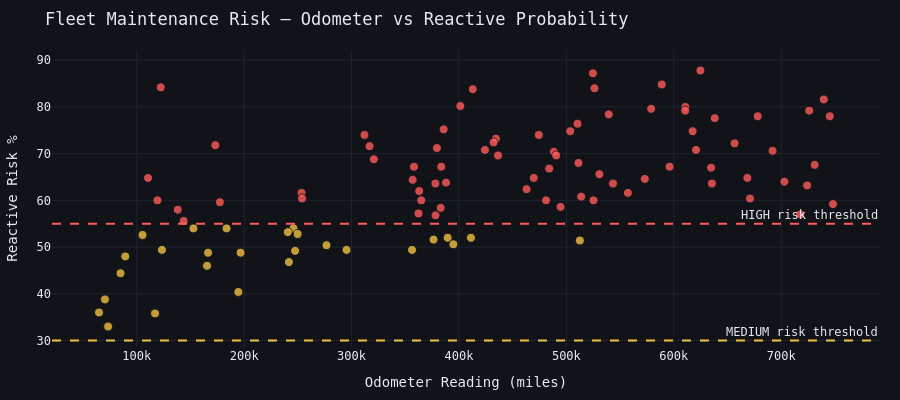

Notebook code for this chart:
### Code cell
# CELL 6 — Fleet-wide maintenance risk scan
# Scores every active truck and ranks them by risk
print("Scanning all active trucks for maintenance risk...\n")

# Fetch truck list with maintenance history
r = requests.get(ANALYTICS, params={"query":"ml_maintenance"}, timeout=90)
r.raise_for_status()
df_maint = pd.DataFrame(r.json()["data"])
for c in ["model_year","total_cost","downtime_hours","odometer_reading",
          "labor_hours","days_since_last_service","prior_maintenance_count","is_unplanned"]:
    df_maint[c] = pd.to_numeric(df_maint[c], errors="coerce")

# Get latest record per truck from the API
fleet_scores = []
for (idx, row) in df_maint.groupby(df_maint.index // max(1, len(df_maint)//100)).first().iterrows():
    truck_data = {
        "days_since_last_service": float(row.get("days_since_last_service", 90) or 90),
        "odometer_reading":        float(row.get("odometer_reading", 200000) or 200000),
        "model_year":              float(row.get("model_year", 2018) or 2018),
        "prior_maintenance_count": float(row.get("prior_maintenance_count", 10) or 10),
        "labor_hours":             float(row.get("labor_hours", 3) or 3),
    }
    r_pred = requests.post(f"{PREDICT}?model=maintenance", json=truck_data)
    if r_pred.status_code == 200:
        pred = r_pred.json()
        fleet_scores.append({
            "model_year":   int(truck_data["model_year"]),
            "odometer":     int(truck_data["odometer_reading"]),
            "days_overdue": int(truck_data["days_since_last_service"]),
            "reactive_pct": pred["reactive_pct"],
            "risk_level":   pred["risk_level"],
            "reactive_prob":pred["reactive_prob"]
        })

df_fleet = pd.DataFrame(fleet_scores).sort_values("reactive_prob", ascending=False)

high_n   = len(df_fleet[df_fleet["risk_level"]=="HIGH"])
medium_n = len(df_fleet[df_fleet["risk_level"]=="MEDIUM"])
low_n    = len(df_fleet[df_fleet["risk_level"]=="LOW"])

print(f"Fleet Maintenance Risk Summary ({len(df_fleet)} samples)")
print(f"  🔴 HIGH   : {high_n}")
print(f"  🟡 MEDIUM : {medium_n}")
print(f"  🟢 LOW    : {low_n}")

print("\nTop 10 Highest Risk Trucks:")
print(f"  {'Year':<6} {'Odometer':>10} {'Days Since Svc':>15} {'Risk%':>7} {'Level'}")
print("  " + "-"*52)
for _, row in df_fleet.head(10).iterrows():
    icon = "🔴" if row["risk_level"]=="HIGH" else "🟡" if row["risk_level"]=="MEDIUM" else "🟢"
    print(f"  {icon} {int(row['model_year']):<4}  {int(row['odometer']):>10,}  {int(row['days_overdue']):>12} days  {row['reactive_pct']:>7}  {row['risk_level']}")

# ── Scatter: odometer vs risk ──
colors = [C["red"] if r=="HIGH" else C["yellow"] if r=="MEDIUM" else C["green"]
          for r in df_fleet["risk_level"]]

fig = go.Figure(go.Scatter(
    x=df_fleet["odometer"], y=df_fleet["reactive_prob"]*100,
    mode="markers",
    marker=dict(color=colors, size=9, opacity=0.8,
                line=dict(color="#111318",width=1)),
    text=[f"Year: {r['model_year']}<br>Days: {r['days_overdue']}<br>Risk: {r['reactive_pct']}"
          for _,r in df_fleet.iterrows()],
    hovertemplate="%{text}<extra></extra>"
))
fig.update_layout(**LAYOUT, height=400,
    title="Fleet Maintenance Risk — Odometer vs Reactive Probability",
    xaxis_title="Odometer Reading (miles)",
    yaxis_title="Reactive Risk %")
fig.add_hline(y=55, line_dash="dash", line_color=C["red"],   annotation_text="HIGH risk threshold")
fig.add_hline(y=30, line_dash="dash", line_color=C["yellow"],annotation_text="MEDIUM risk threshold")
fig.update_xaxes(gridcolor=C["border"])
fig.update_yaxes(gridcolor=C["border"])
fig.show()

### Figure 1 — Plotly figure (JSON) as saved in the notebook; plotly's stock layout.template omitted (floating-point values rounded to 4 significant figures)
{"data": [{"hovertemplate": "%{text}<extra></extra>", "marker": {"color": ["#ff5b5b", "#ff5b5b", "#ff5b5b", "#ff5b5b", "#ff5b5b", "#ff5b5b", "#ff5b5b", "#ff5b5b", "#ff5b5b", "#ff5b5b", "#ff5b5b", "#ff5b5b", "#ff5b5b", "#ff5b5b", "#ff5b5b", "#ff5b5b", "#ff5b5b", "#ff5b5b", "#ff5b5b", "#ff5b5b", "#ff5b5b", "#ff5b5b", "#ff5b5b", "#ff5b5b", "#ff5b5b", "#ff5b5b", "#ff5b5b", "#ff5b5b", "#ff5b5b", "#ff5b5b", "#ff5b5b", "#ff5b5b", "#ff5b5b", "#ff5b5b", "#ff5b5b", "#ff5b5b", "#ff5b5b", "#ff5b5b", "#ff5b5b", "#ff5b5b", "#ff5b5b", "#ff5b5b", "#ff5b5b", "#ff5b5b", "#ff5b5b", "#ff5b5b", "#ff5b5b", "#ff5b5b", "#ff5b5b", "#ff5b5b", "#ff5b5b", "#ff5b5b", "#ff5b5b", "#ff5b5b", "#ff5b5b", "#ff5b5b", "#ff5b5b", "#ff5b5b", "#ff5b5b", "#ff5b5b", "#ff5b5b", "#ff5b5b", "#ff5b5b", "#ff5b5b", "#ff5b5b", "#ff5b5b", "#ff5b5b", "#ff5b5b", "#ff5b5b", "#ff5b5b", "#ff5b5b", "#ff5b5b", "#ff5b5b", "#ff5b5b", "#f0c040", "#f0c040", "#f0c040", "#f0c040", "#f0c040", "#f0c040", "#f0c040", "#f0c040", "#f0c040", "#f0c040", "#f0c040", "#f0c040", "#f0c040", "#f0c040", "#f0c040", "#f0c040", "#f0c040", "#f0c040", "#f0c040", "#f0c040", "#f0c040", "#f0c040", "#f0c040", "#f0c040", "#f0c040", "#f0c040", "#f0c040"], "line": {"color": "#111318", "width": 1}, "opacity": 0.8, "size": 9}, "mode": "markers", "text": ["Year: 2015<br>Days: 122<br>Risk: 87.8%", "Year: 2015<br>Days: 112<br>Risk: 87.2%", "Year: 2015<br>Days: 111<br>Risk: 84.8%", "Year: 2015<br>Days: 286<br>Risk: 84.2%", "Year: 2015<br>Days: 116<br>Risk: 84.0%", "Year: 2015<br>Days: 173<br>Risk: 83.8%", "Year: 2015<br>Days: 52<br>Risk: 81.6%", "Year: 2015<br>Days: 125<br>Risk: 80.2%", "Year: 2020<br>Days: 130<br>Risk: 80.0%", "Year: 2015<br>Days: 90<br>Risk: 79.6%", "Year: 2016<br>Days: 44<br>Risk: 79.2%", "Year: 2015<br>Days: 58<br>Risk: 79.2%", "Year: 2015<br>Days: 85<br>Risk: 78.4%", "Year: 2015<br>Days: 38<br>Risk: 78.0%", "Year: 2016<br>Days: 90<br>Risk: 78.0%", "Year: 2015<br>Days: 77<br>Risk: 77.6%", "Year: 2015<br>Days: 37<br>Risk: 76.4%", "Year: 2015<br>Days: 77<br>Risk: 75.2%", "Year: 2016<br>Days: 59<br>Risk: 74.8%", "Year: 2015<br>Days: 32<br>Risk: 74.8%", "Year: 2015<br>Days: 47<br>Risk: 74.0%", "Year: 2017<br>Days: 55<br>Risk: 74.0%", "Year: 2016<br>Days: 103<br>Risk: 73.2%", "Year: 2016<br>Days: 58<br>Risk: 72.4%", "Year: 2020<br>Days: 42<br>Risk: 72.2%", "Year: 2015<br>Days: 136<br>Risk: 71.8%", "Year: 2017<br>Days: 76<br>Risk: 71.6%", "Year: 2015<br>Days: 54<br>Risk: 71.2%", "Year: 2015<br>Days: 65<br>Risk: 70.8%", "Year: 2015<br>Days: 40<br>Risk: 70.8%", "Year: 2018<br>Days: 54<br>Risk: 70.6%", "Year: 2015<br>Days: 56<br>Risk: 70.4%", "Year: 2016<br>Days: 21<br>Risk: 69.6%", "Year: 2015<br>Days: 67<br>Risk: 69.6%", "Year: 2016<br>Days: 71<br>Risk: 68.8%", "Year: 2015<br>Days: 10<br>Risk: 68.0%", "Year: 2015<br>Days: 6<br>Risk: 67.6%", "Year: 2015<br>Days: 45<br>Risk: 67.2%", "Year: 2015<br>Days: 11<br>Risk: 67.2%", "Year: 2015<br>Days: 84<br>Risk: 67.2%", "Year: 2018<br>Days: 90<br>Risk: 67.0%", "Year: 2015<br>Days: 15<br>Risk: 66.8%", "Year: 2015<br>Days: 11<br>Risk: 65.6%", "Year: 2015<br>Days: 21<br>Risk: 64.8%", "Year: 2017<br>Days: 90<br>Risk: 64.8%", "Year: 2016<br>Days: 10<br>Risk: 64.8%", "Year: 2019<br>Days: 32<br>Risk: 64.6%", "Year: 2017<br>Days: 42<br>Risk: 64.4%", "Year: 2015<br>Days: 15<br>Risk: 64.0%", "Year: 2018<br>Days: 63<br>Risk: 63.8%", "Year: 2015<br>Days: 29<br>Risk: 63.6%", "Year: 2015<br>Days: 8<br>Risk: 63.6%", "Year: 2015<br>Days: 64<br>Risk: 63.6%", "Year: 2015<br>Days: 14<br>Risk: 63.2%", "Year: 2015<br>Days: 11<br>Risk: 62.4%", "Year: 2016<br>Days: 22<br>Risk: 62.0%", "Year: 2015<br>Days: 9<br>Risk: 61.6%", "Year: 2015<br>Days: 90<br>Risk: 61.6%", "Year: 2015<br>Days: 5<br>Risk: 60.8%", "Year: 2015<br>Days: 26<br>Risk: 60.4%", "Year: 2015<br>Days: 66<br>Risk: 60.4%", "Year: 2015<br>Days: 12<br>Risk: 60.0%", "Year: 2015<br>Days: 29<br>Risk: 60.0%", "Year: 2021<br>Days: 1<br>Risk: 60.0%", "Year: 2015<br>Days: 90<br>Risk: 60.0%", "Year: 2015<br>Days: 31<br>Risk: 59.6%", "Year: 2015<br>Days: 21<br>Risk: 59.2%", "Year: 2018<br>Days: 17<br>Risk: 58.6%", "Year: 2015<br>Days: 3<br>Risk: 58.4%", "Year: 2015<br>Days: 30<br>Risk: 58.0%", "Year: 2015<br>Days: 22<br>Risk: 57.2%", "Year: 2018<br>Days: 11<br>Risk: 57.0%", "Year: 2015<br>Days: 23<br>Risk: 56.8%", "Year: 2015<br>Days: 71<br>Risk: 55.6%", "Year: 2016<br>Days: 25<br>Risk: 54.0%", "Year: 2015<br>Days: 46<br>Risk: 54.0%", "Year: 2015<br>Days: 21<br>Risk: 54.0%", "Year: 2015<br>Days: 29<br>Risk: 53.2%", "Year: 2015<br>Days: 2<br>Risk: 52.8%", "Year: 2018<br>Days: 61<br>Risk: 52.6%", "Year: 2015<br>Days: 11<br>Risk: 52.0%", "Year: 2017<br>Days: 28<br>Risk: 52.0%", "Year: 2015<br>Days: 14<br>Risk: 51.6%", "Year: 2018<br>Days: 19<br>Risk: 51.4%", "Year: 2018<br>Days: 27<br>Risk: 50.6%", "Year: 2017<br>Days: 18<br>Risk: 50.4%", "Year: 2019<br>Days: 42<br>Risk: 49.4%", "Year: 2019<br>Days: 69<br>Risk: 49.4%", "Year: 2019<br>Days: 6<br>Risk: 49.4%", "Year: 2016<br>Days: 16<br>Risk: 49.2%", "Year: 2015<br>Days: 11<br>Risk: 48.8%", "Year: 2017<br>Days: 18<br>Risk: 48.8%", "Year: 2015<br>Days: 13<br>Risk: 48.0%", "Year: 2015<br>Days: 8<br>Risk: 46.8%", "Year: 2015<br>Days: 15<br>Risk: 46.0%", "Year: 2015<br>Days: 19<br>Risk: 44.4%", "Year: 2015<br>Days: 7<br>Risk: 40.4%", "Year: 2017<br>Days: 24<br>Risk: 38.8%", "Year: 2015<br>Days: 16<br>Risk: 36.0%", "Year: 2018<br>Days: 13<br>Risk: 35.8%", "Year: 2018<br>Days: 11<br>Risk: 33.0%"], "x": [624786, 524731, 588810, 122340, 526166, 412831, 739685, 401280, 610764, 578941, 610632, 726147, 539445, 678170, 745241, 638141, 510391, 385764, 503605, 617561, 474287, 311987, 434354, 432277, 656643, 173156, 316711, 379456, 424203, 620713, 691976, 488359, 490531, 436411, 320728, 511264, 731200, 358120, 596137, 383518, 634731, 483990, 530753, 668542, 110507, 469629, 573016, 356858, 702990, 387946, 635504, 543405, 378095, 724179, 462908, 362977, 557237, 253397, 513808, 670981, 253882, 481056, 364890, 525252, 119253, 177377, 748230, 494570, 382972, 138155, 362325, 717836, 378189, 143614, 183601, 152755, 245945, 240582, 249773, 105346, 411150, 389434, 376356, 512578, 394808, 276670, 123449, 295294, 356301, 247430, 196679, 166390, 89281, 241636, 165421, 84901, 194594, 70354, 64859, 117032, 73320], "y": [87.8, 87.2, 84.8, 84.2, 84.0, 83.8, 81.6, 80.2, 80.0, 79.6, 79.2, 79.2, 78.4, 78.0, 78.0, 77.6, 76.4, 75.2, 74.8, 74.8, 74.0, 74.0, 73.2, 72.4, 72.2, 71.8, 71.6, 71.2, 70.8, 70.8, 70.6, 70.4, 69.6, 69.6, 68.8, 68.0, 67.6, 67.2, 67.2, 67.2, 67.0, 66.8, 65.6, 64.8, 64.8, 64.8, 64.6, 64.4, 64.0, 63.8, 63.6, 63.6, 63.6, 63.2, 62.4, 62.0, 61.6, 61.6, 60.8, 60.4, 60.4, 60.0, 60.0, 60.0, 60.0, 59.6, 59.2, 58.6, 58.4, 58.0, 57.2, 57.0, 56.8, 55.6, 54.0, 54.0, 54.0, 53.2, 52.8, 52.6, 52.0, 52.0, 51.6, 51.4, 50.6, 50.4, 49.4, 49.4, 49.4, 49.2, 48.8, 48.8, 48.0, 46.8, 46.0, 44.4, 40.4, 38.8, 36.0, 35.8, 33.0], "type": "scatter"}], "layout": {"font": {"family": "DM Mono, monospace", "color": "#e8eaf0", "size": 12}, "margin": {"l": 20, "r": 20, "t": 50, "b": 20}, "hoverlabel": {"font": {"color": "#e8eaf0"}, "bgcolor": "#1e2330"}, "paper_bgcolor": "#111318", "plot_bgcolor": "#111318", "height": 400, "title": {"text": "Fleet Maintenance Risk — Odometer vs Reactive Probability"}, "xaxis": {"title": {"text": "Odometer Reading (miles)"}, "gridcolor": "#1e2330"}, "yaxis": {"title": {"text": "Reactive Risk %"}, "gridcolor": "#1e2330"}, "shapes": [{"line": {"color": "#ff5b5b", "dash": "dash"}, "type": "line", "x0": 0, "x1": 1, "xref": "x domain", "y0": 55, "y1": 55, "yref": "y"}, {"line": {"color": "#f0c040", "dash": "dash"}, "type": "line", "x0": 0, "x1": 1, "xref": "x domain", "y0": 30, "y1": 30, "yref": "y"}], "annotations": [{"showarrow": false, "text": "HIGH risk threshold", "x": 1, "xanchor": "right", "xref": "x domain", "y": 55, "yanchor": "bottom", "yref": "y"}, {"showarrow": false, "text": "MEDIUM risk threshold", "x": 1, "xanchor": "right", "xref": "x domain", "y": 30, "yanchor": "bottom", "yref": "y"}]}}
